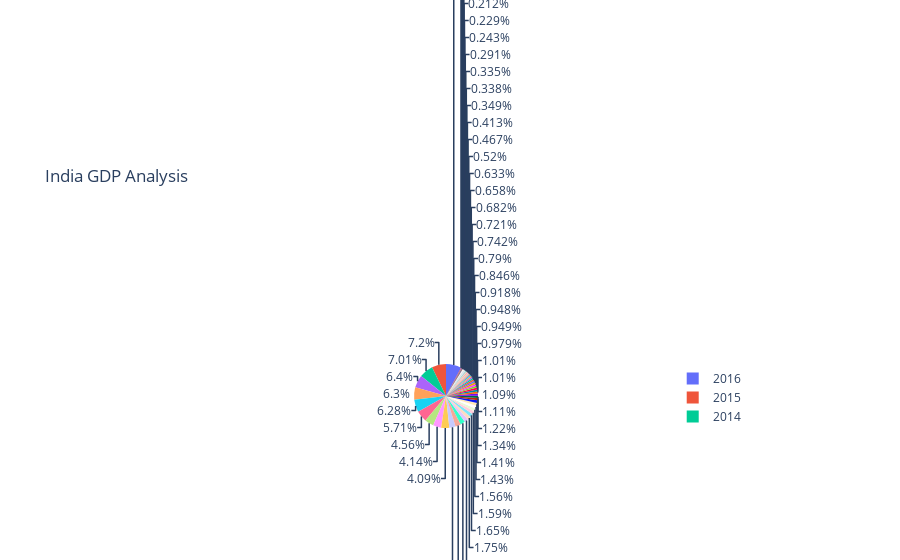

The code cell stored with this chart in its notebook:
### Code cell
df_pr = df[df['Country Name'] == 'India']
fig = px.pie(df_pr,names='Year',values ='Value',title ='India GDP Analysis')
fig
